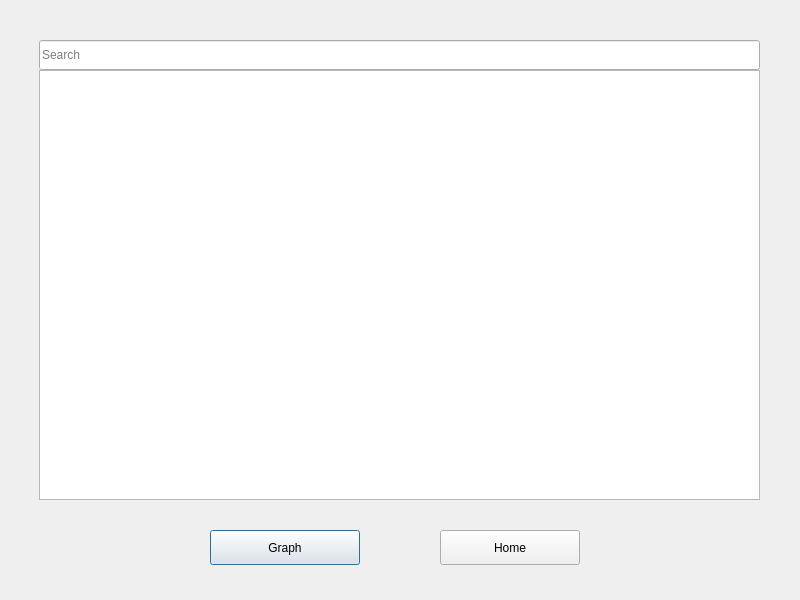
<?xml version="1.0" encoding="UTF-8"?>
<ui version="4.0">
 <class>catalogueWindow</class>
 <widget class="QDialog" name="catalogueWindow">
  <property name="geometry">
   <rect>
    <x>0</x>
    <y>0</y>
    <width>800</width>
    <height>600</height>
   </rect>
  </property>
  <property name="maximumSize">
   <size>
    <width>800</width>
    <height>600</height>
   </size>
  </property>
  <property name="windowTitle">
   <string>Dialog</string>
  </property>
  <widget class="QTableView" name="tblCatFunctions">
   <property name="geometry">
    <rect>
     <x>39</x>
     <y>70</y>
     <width>721</width>
     <height>430</height>
    </rect>
   </property>
   <property name="selectionBehavior">
    <enum>QAbstractItemView::SelectItems</enum>
   </property>
  </widget>
  <widget class="QLineEdit" name="txtCatSearch">
   <property name="geometry">
    <rect>
     <x>39</x>
     <y>40</y>
     <width>721</width>
     <height>30</height>
    </rect>
   </property>
   <property name="placeholderText">
    <string>Search</string>
   </property>
  </widget>
  <widget class="QPushButton" name="btnCatGraph">
   <property name="geometry">
    <rect>
     <x>210</x>
     <y>530</y>
     <width>150</width>
     <height>35</height>
    </rect>
   </property>
   <property name="text">
    <string>Graph</string>
   </property>
  </widget>
  <widget class="QPushButton" name="btnCatHome">
   <property name="geometry">
    <rect>
     <x>440</x>
     <y>530</y>
     <width>140</width>
     <height>35</height>
    </rect>
   </property>
   <property name="text">
    <string>Home</string>
   </property>
  </widget>
 </widget>
 <resources/>
 <connections/>
</ui>
